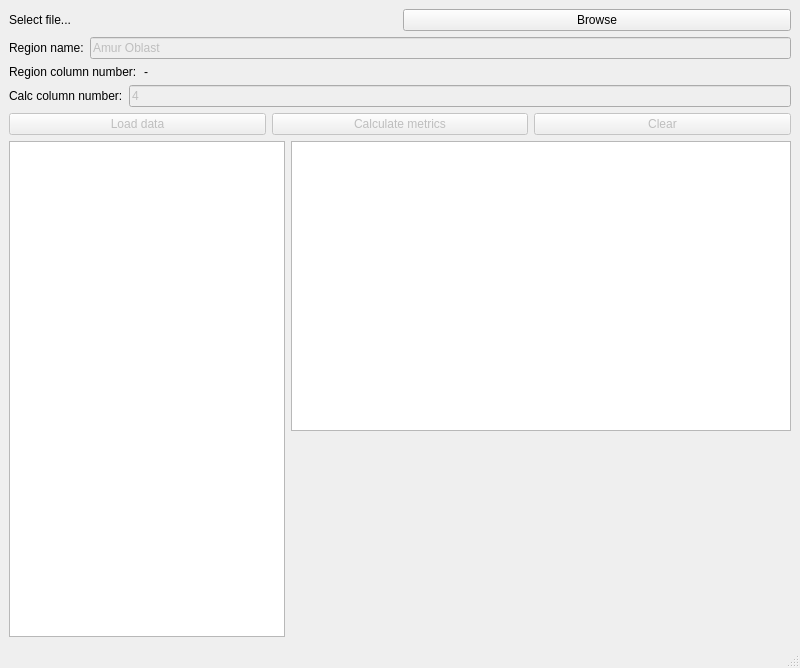
<?xml version="1.0" encoding="UTF-8"?>
<ui version="4.0">
 <class>MainWindow</class>
 <widget class="QMainWindow" name="MainWindow">
  <property name="geometry">
   <rect>
    <x>0</x>
    <y>0</y>
    <width>800</width>
    <height>668</height>
   </rect>
  </property>
  <property name="windowTitle">
   <string>MainWindow</string>
  </property>
  <widget class="QWidget" name="centralwidget">
   <layout class="QVBoxLayout" name="verticalLayout">
    <item>
     <layout class="QHBoxLayout" name="horizontalLayout">
      <property name="sizeConstraint">
       <enum>QLayout::SetDefaultConstraint</enum>
      </property>
      <item>
       <widget class="QLabel" name="filenameLabel">
        <property name="text">
         <string>Select file...</string>
        </property>
       </widget>
      </item>
      <item>
       <widget class="QPushButton" name="selectFileButton">
        <property name="text">
         <string>Browse</string>
        </property>
       </widget>
      </item>
     </layout>
    </item>
    <item>
     <layout class="QHBoxLayout" name="horizontalLayout_2">
      <item>
       <widget class="QLabel" name="label">
        <property name="text">
         <string>Region name:</string>
        </property>
       </widget>
      </item>
      <item>
       <widget class="QLineEdit" name="regionEdit">
        <property name="enabled">
         <bool>false</bool>
        </property>
        <property name="text">
         <string>Amur Oblast</string>
        </property>
       </widget>
      </item>
     </layout>
    </item>
    <item>
     <layout class="QHBoxLayout" name="horizontalLayout_6">
      <item>
       <widget class="QLabel" name="label_3">
        <property name="sizePolicy">
         <sizepolicy hsizetype="Minimum" vsizetype="Minimum">
          <horstretch>1</horstretch>
          <verstretch>0</verstretch>
         </sizepolicy>
        </property>
        <property name="maximumSize">
         <size>
          <width>16777215</width>
          <height>16777215</height>
         </size>
        </property>
        <property name="text">
         <string>Region column number:</string>
        </property>
       </widget>
      </item>
      <item>
       <widget class="QLabel" name="regionColumnNumberLbl">
        <property name="sizePolicy">
         <sizepolicy hsizetype="Preferred" vsizetype="Preferred">
          <horstretch>5</horstretch>
          <verstretch>0</verstretch>
         </sizepolicy>
        </property>
        <property name="text">
         <string>-</string>
        </property>
       </widget>
      </item>
     </layout>
    </item>
    <item>
     <layout class="QHBoxLayout" name="horizontalLayout_3">
      <item>
       <widget class="QLabel" name="label_2">
        <property name="text">
         <string>Calc column number:</string>
        </property>
       </widget>
      </item>
      <item>
       <widget class="QLineEdit" name="calcColumnEdit">
        <property name="enabled">
         <bool>false</bool>
        </property>
        <property name="text">
         <string>4</string>
        </property>
       </widget>
      </item>
     </layout>
    </item>
    <item>
     <layout class="QHBoxLayout" name="horizontalLayout_4">
      <item>
       <widget class="QPushButton" name="loadDataButton">
        <property name="enabled">
         <bool>false</bool>
        </property>
        <property name="text">
         <string>Load data</string>
        </property>
       </widget>
      </item>
      <item>
       <widget class="QPushButton" name="calculateMetricsButton">
        <property name="enabled">
         <bool>false</bool>
        </property>
        <property name="text">
         <string>Calculate metrics</string>
        </property>
       </widget>
      </item>
      <item>
       <widget class="QPushButton" name="clearBtn">
        <property name="enabled">
         <bool>false</bool>
        </property>
        <property name="text">
         <string>Clear</string>
        </property>
       </widget>
      </item>
     </layout>
    </item>
    <item>
     <layout class="QHBoxLayout" name="horizontalLayout_5">
      <item>
       <widget class="QTableWidget" name="tableWidget"/>
      </item>
      <item>
       <layout class="QVBoxLayout" name="verticalLayout_2">
        <item>
         <widget class="QPlainTextEdit" name="resultPlainTextEdit">
          <property name="minimumSize">
           <size>
            <width>0</width>
            <height>150</height>
           </size>
          </property>
         </widget>
        </item>
        <item>
         <widget class="QLabel" name="graphLabel">
          <property name="minimumSize">
           <size>
            <width>500</width>
            <height>200</height>
           </size>
          </property>
          <property name="maximumSize">
           <size>
            <width>500</width>
            <height>500</height>
           </size>
          </property>
          <property name="text">
           <string/>
          </property>
         </widget>
        </item>
       </layout>
      </item>
     </layout>
    </item>
   </layout>
  </widget>
  <widget class="QMenuBar" name="menubar">
   <property name="geometry">
    <rect>
     <x>0</x>
     <y>0</y>
     <width>800</width>
     <height>29</height>
    </rect>
   </property>
  </widget>
  <widget class="QStatusBar" name="statusbar"/>
 </widget>
 <resources/>
 <connections/>
</ui>
